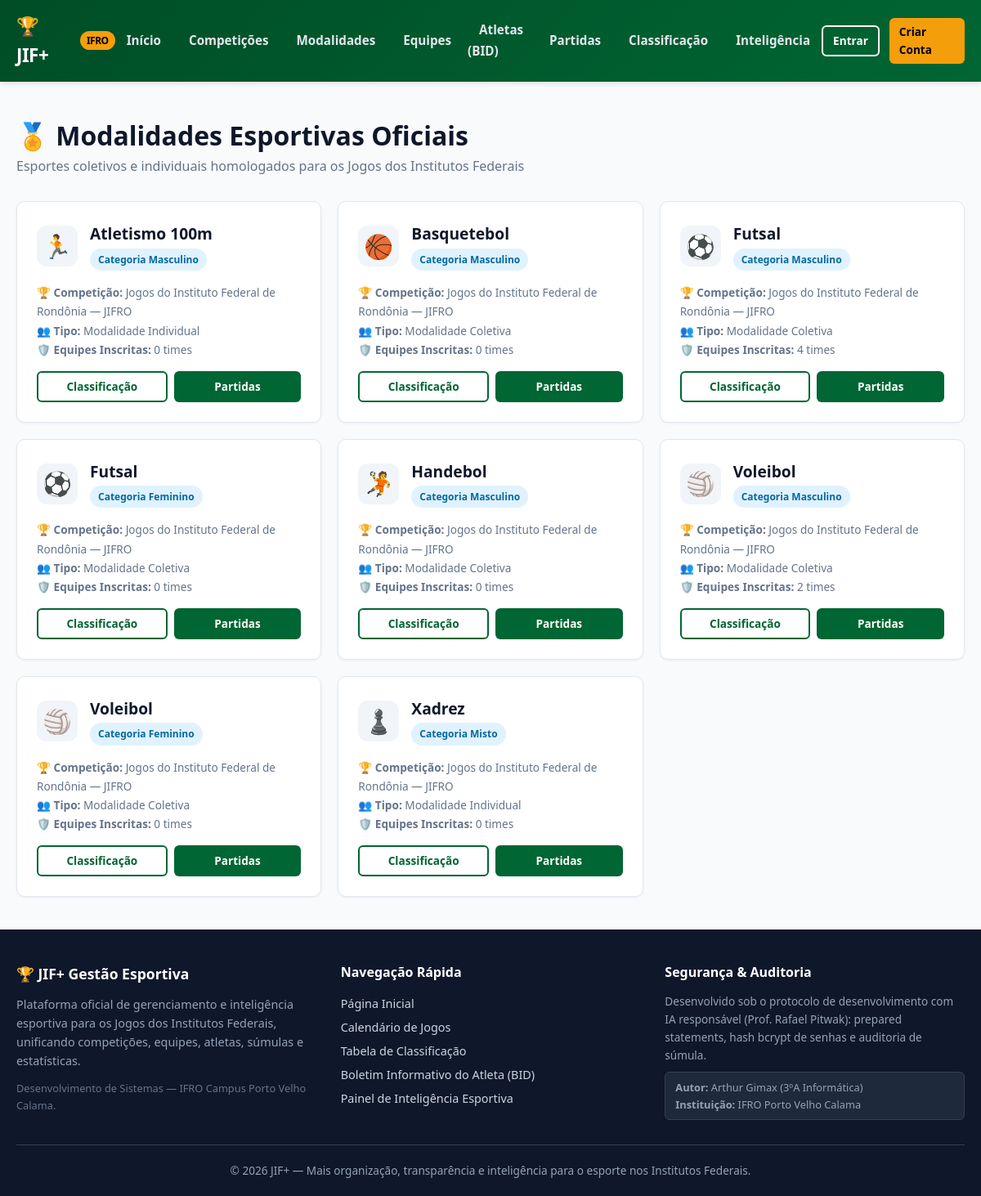
The page /modalidades.php on the database its author committed.
### tables this page shows
CREATE TABLE IF NOT EXISTS `modalidades` (
    `id` INT AUTO_INCREMENT PRIMARY KEY,
    `competicao_id` INT NOT NULL,
    `nome` VARCHAR(100) NOT NULL,
    `categoria` ENUM('masculino', 'feminino', 'misto') NOT NULL,
    `tipo` ENUM('coletiva', 'individual') NOT NULL,
    `status` ENUM('ativa', 'inativa') NOT NULL DEFAULT 'ativa',
    CONSTRAINT `fk_modalidades_competicao`
        FOREIGN KEY (`competicao_id`) REFERENCES `competicoes` (`id`)
        ON DELETE CASCADE ON UPDATE CASCADE,
    INDEX `idx_modalidades_nome` (`nome`),
    INDEX `idx_modalidades_categoria` (`categoria`)
);

CREATE TABLE IF NOT EXISTS `competicoes` (
    `id` INT AUTO_INCREMENT PRIMARY KEY,
    `instituicao_organizadora_id` INT NOT NULL,
    `nome` VARCHAR(150) NOT NULL,
    `edicao` VARCHAR(50) NOT NULL,
    `ano` INT NOT NULL,
    `data_inicio` DATE NOT NULL,
    `data_fim` DATE NOT NULL,
    `local_sede` VARCHAR(150) NOT NULL,
    `status` ENUM('planejada', 'em_andamento', 'encerrada') NOT NULL DEFAULT 'planejada',
    CONSTRAINT `fk_competicoes_instituicao`
        FOREIGN KEY (`instituicao_organizadora_id`) REFERENCES `instituicoes` (`id`)
        ON DELETE RESTRICT ON UPDATE CASCADE,
    INDEX `idx_competicoes_status` (`status`),
    INDEX `idx_competicoes_ano` (`ano`)
);

### modalidades.php (the view, shortened to what this page needs)
<?php
require_once __DIR__ . '/includes/header.php';
$pdo = Database::getConnection();
$stmt = $pdo->query("
    SELECT m.*, c.nome AS competicao_nome, c.edicao AS competicao_edicao,
           (SELECT COUNT(*) FROM equipes eq WHERE eq.modalidade_id = m.id) AS total_equipes
    FROM modalidades m
    JOIN competicoes c ON m.competicao_id = c.id
    ORDER BY m.nome ASC, m.categoria ASC
");
$modalidades = $stmt->fetchAll();
?>
<div class="container" style="padding: 40px 20px;">
    <div style="margin-bottom:30px;">
        <h1 style="font-size:2rem;font-weight:900;color:var(--dark);">🏅 Modalidades Esportivas Oficiais</h1>
        <p style="color:var(--text-muted);">Esportes coletivos e individuais homologados para os Jogos dos Institutos Federais</p>
    </div>
    <div class="grid-cards">
        <?php foreach ($modalidades as $m): ?>
            <?php
            $icone = match(mb_strtolower($m['nome'])) {
                'futsal' => '⚽',
                'voleibol' => '🏐',
                'basquetebol' => '🏀',
                'handebol' => '🤾',
                'xadrez' => '♟️',
                'atletismo 100m', 'atletismo' => '🏃',
                default => '🏅'
            };
            ?>
            <div class="card">
                <div style="display:flex;align-items:center;gap:15px;margin-bottom:15px;">
                    <div style="width:50px;height:50px;background:#f1f5f9;border-radius:12px;display:flex;align-items:center;justify-content:center;font-size:1.8rem;">
                        <?= $icone ?>
                    </div>
                    <div>
                        <h3 class="card-title" style="margin-bottom:2px;"><?= htmlspecialchars($m['nome']) ?></h3>
                        <span class="badge badge-info" style="text-transform:capitalize;">
                            Categoria <?= htmlspecialchars($m['categoria']) ?>
                        </span>
                    </div>
                </div>
                <div style="font-size:0.85rem;color:var(--text-muted);margin-bottom:15px;line-height:1.7;">
                    <div>🏆 <strong>Competição:</strong> <?= htmlspecialchars($m['competicao_nome']) ?></div>
                    <div>👥 <strong>Tipo:</strong> Modalidade <?= htmlspecialchars(ucfirst($m['tipo'])) ?></div>
                    <div>🛡️ <strong>Equipes Inscritas:</strong> <?= $m['total_equipes'] ?> times</div>
                </div>
                <div style="display:flex;gap:8px;margin-top:15px;">
                    <a href="classificacao.php?modalidade_id=<?= $m['id'] ?>" class="btn btn-sm btn-outline" style="flex:1;">
                        Classificação
                    </a>
                    <a href="partidas.php?modalidade_id=<?= $m['id'] ?>" class="btn btn-sm btn-primary" style="flex:1;">
                        Partidas
                    </a>
                </div>
            </div>
        <?php endforeach; ?>
    </div>
</div>
<?php require_once __DIR__ . '/includes/footer.php'; ?>

### assets/css/style.css (style rules this page uses)
:root { --primary: #006633; --primary-dark: #004d26; --primary-light: #059669; --secondary: #f59e0b; --secondary-hover: #d97706; --accent: #2563eb; --dark: #0f172a; --dark-surface: #1e293b; --light-bg: #f8fafc; --card-bg: #ffffff; --border: #e2e8f0; --text-main: #1e293b; --text-muted: #64748b; --text-light: #f8fafc; --danger: #ef4444; --success: #10b981; --warning: #f59e0b; --info: #0284c7; --radius-sm: 6px; --radius-md: 10px; --radius-lg: 16px; --shadow-sm: 0 1px 3px rgba(0,0,0,0.06); --shadow-md: 0 4px 6px -1px rgba(0,0,0,0.08), 0 2px 4px -2px rgba(0,0,0,0.06); --shadow-lg: 0 10px 15px -3px rgba(0,0,0,0.1), 0 4px 6px -4px rgba(0,0,0,0.08); --transition: all 0.2s cubic-bezier(0.4, 0, 0.2, 1); }
* { margin: 0; padding: 0; box-sizing: border-box; }
body { font-family: 'Segoe UI', system-ui, -apple-system, BlinkMacSystemFont, Roboto, sans-serif; background-color: var(--light-bg); color: var(--text-main); line-height: 1.6; min-height: 100vh; display: flex; flex-direction: column; }
a { color: var(--primary); text-decoration: none; transition: var(--transition); }
.container { width: 100%; max-width: 1200px; margin: 0 auto; padding: 0 20px; }
.btn { display: inline-flex; align-items: center; justify-content: center; gap: 8px; padding: 10px 20px; font-size: 0.95rem; font-weight: 600; border-radius: var(--radius-sm); border: none; cursor: pointer; transition: var(--transition); text-decoration: none; }
.btn-primary { background-color: var(--primary); color: #ffffff; }
.btn-outline { background: transparent; border: 2px solid var(--primary); color: var(--primary); }
.btn-sm { padding: 6px 12px; font-size: 0.85rem; }
.grid-cards { display: grid; grid-template-columns: repeat(auto-fill, minmax(280px, 1fr)); gap: 20px; margin-top: 24px; }
.card { background: var(--card-bg); border-radius: var(--radius-md); border: 1px solid var(--border); padding: 24px; box-shadow: var(--shadow-sm); transition: var(--transition); position: relative; overflow: hidden; }
.card-title { font-size: 1.2rem; font-weight: 700; color: var(--dark); margin-bottom: 6px; }
.badge { display: inline-flex; align-items: center; gap: 4px; padding: 4px 10px; border-radius: 20px; font-size: 0.75rem; font-weight: 700; text-transform: uppercase; }
.badge-info { background: #e0f2fe; color: #0369a1; }

### rows shown on the page
modalidades: nome "🏃", nome "Atletismo 100m", categoria "Masculino", competicao.nome "Jogos do Instituto Federal de Rondônia — JIFRO", tipo "Individual", total_equipes "0"
modalidades: nome "🏀", nome "Basquetebol", categoria "Masculino", competicao.nome "Jogos do Instituto Federal de Rondônia — JIFRO", tipo "Coletiva", total_equipes "0"
modalidades: nome "⚽", nome "Futsal", categoria "Masculino", competicao.nome "Jogos do Instituto Federal de Rondônia — JIFRO", tipo "Coletiva", total_equipes "4"
modalidades: nome "⚽", nome "Futsal", categoria "Feminino", competicao.nome "Jogos do Instituto Federal de Rondônia — JIFRO", tipo "Coletiva", total_equipes "0"
modalidades: nome "🤾", nome "Handebol", categoria "Masculino", competicao.nome "Jogos do Instituto Federal de Rondônia — JIFRO", tipo "Coletiva", total_equipes "0"
modalidades: nome "🏐", nome "Voleibol", categoria "Masculino", competicao.nome "Jogos do Instituto Federal de Rondônia — JIFRO", tipo "Coletiva", total_equipes "2"
modalidades: nome "🏐", nome "Voleibol", categoria "Feminino", competicao.nome "Jogos do Instituto Federal de Rondônia — JIFRO", tipo "Coletiva", total_equipes "0"
modalidades: nome "♟️", nome "Xadrez", categoria "Misto", competicao.nome "Jogos do Instituto Federal de Rondônia — JIFRO", tipo "Individual", total_equipes "0"
